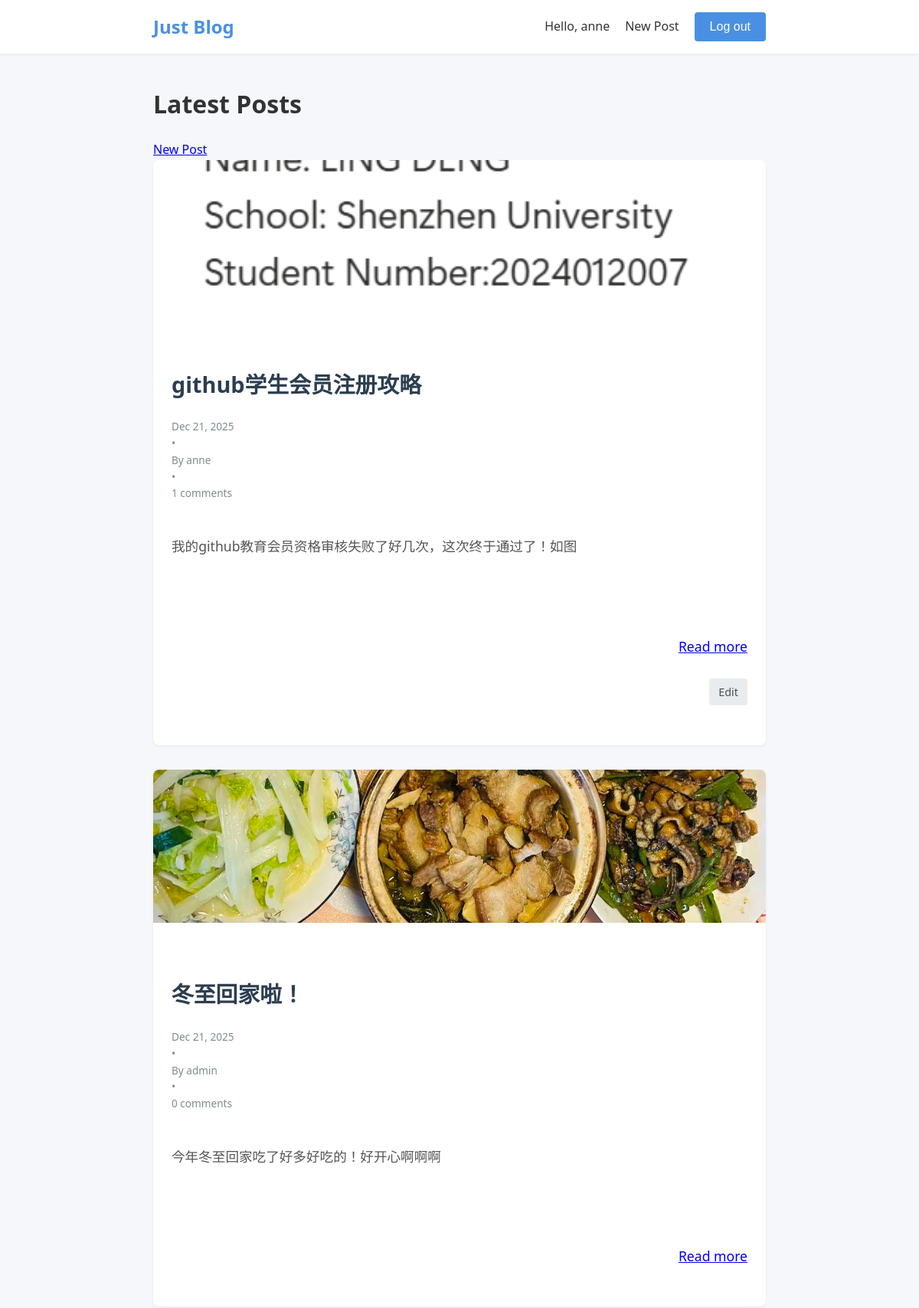
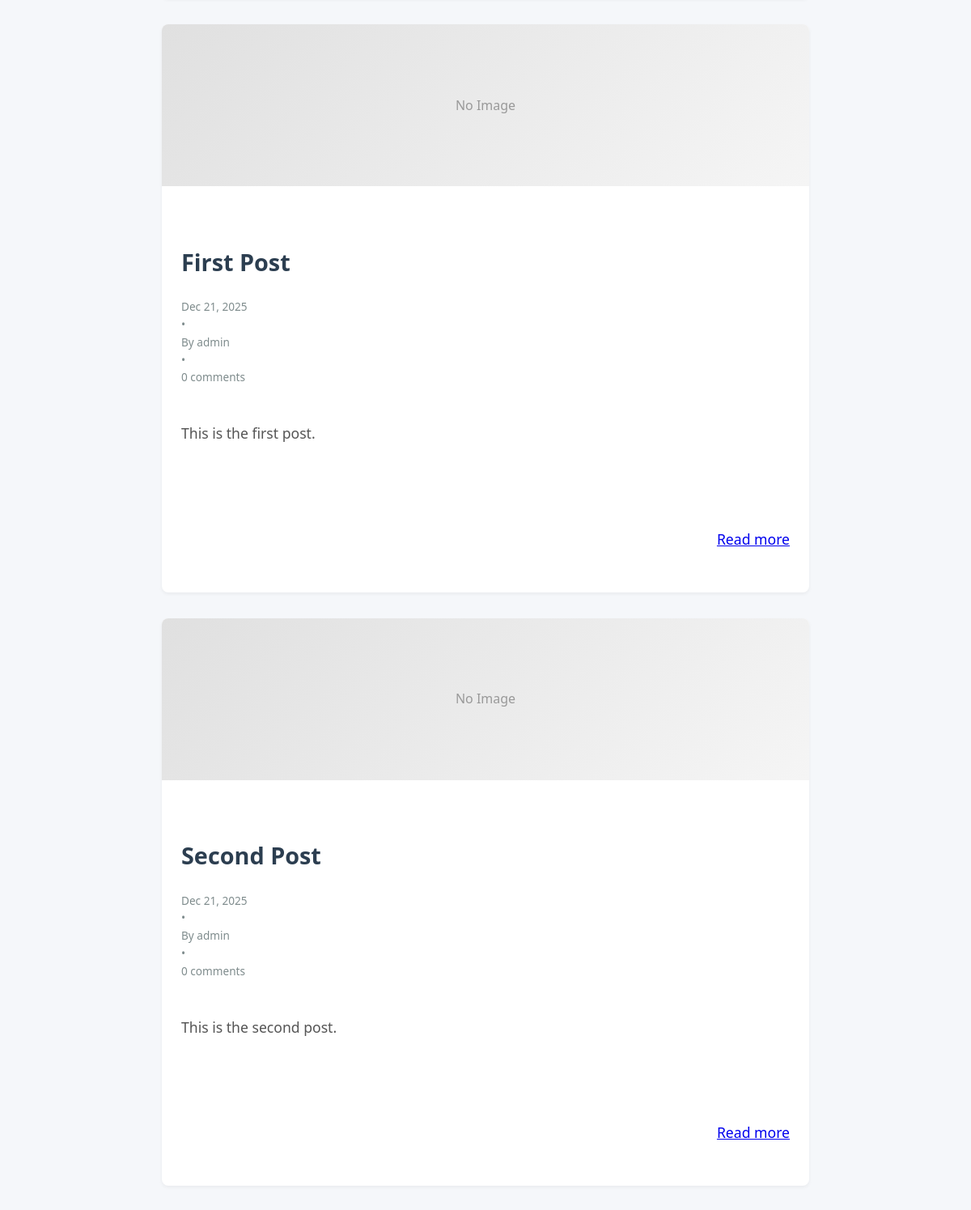
Screenshot of / (signed in, upper part) with the database file from the repository (2 pictures, top to bottom).
### blogs/models.py (models this page shows, shortened)
class BlogPost(models.Model):
    title = models.CharField(max_length=200)
    text = models.TextField()
    image = models.ImageField(upload_to='blog_images/', blank=True, null=True)
    date_added = models.DateTimeField(auto_now_add=True)
    owner = models.ForeignKey(User, on_delete=models.CASCADE)

### blogs/views.py (the view)
# urls.py: path('', views.index, name='index'),
def index(request):
    posts = BlogPost.objects.order_by('-date_added')
    context = {'posts': posts}
    return render(request, 'blogs/index.html', context)

### blogs/templates/blogs/index.html (shortened to what this page needs)
{% extends "blogs/base.html" %}
{% block content %}
<div class="header-actions">
    <h1>Latest Posts</h1>
    {% if user.is_authenticated %}
        <a href="{% url 'blogs:new_post' %}" class="btn btn-primary">New Post</a>
    {% endif %}
</div>
<div class="post-grid">
    {% for post in posts %}
        <article class="post-card">
            {% if post.image %}
                <img src="{{ post.image.url }}" alt="{{ post.title }}" class="post-cover-img">
            {% else %}
                <div class="post-cover-img" style="background: linear-gradient(135deg, #e0e0e0 0%, #f5f5f5 100%); display: flex; align-items: center; justify-content: center; color: #999;">
                    No Image
                </div>
            {% endif %}
            <div class="post-content">
                <h2 class="post-title">
                    <a href="{% url 'blogs:post_detail' post.id %}">{{ post.title }}</a>
                </h2>
                <div class="post-meta">
                    <span>{{ post.date_added|date:'M d, Y' }}</span>
                    &bull;
                    <span>By {{ post.owner.username }}</span>
                    &bull;
                    <span>{{ post.comments.count }} comments</span>
                </div>
                <div class="post-excerpt">
                    {{ post.text|truncatewords:20 }}
                </div>
                <div class="post-actions">
                    <a href="{% url 'blogs:post_detail' post.id %}" class="read-more">Read more</a>
                    {% if user == post.owner %}
                        <a href="{% url 'blogs:edit_post' post.id %}" class="btn-edit">Edit</a>
                    {% endif %}
                </div>
            </div>
        </article>
    {% endfor %}
</div>
{% endblock content %}

### blogs/templates/blogs/base.html (shortened to what this page needs)
{% load static %}
<!DOCTYPE html>
<html lang="en">
<head>
    <link rel="stylesheet" href="{% static 'blogs/style.css' %}">
</head>
<body>
    <header>
        <nav>
            <a href="{% url 'blogs:index' %}" class="logo">Just Blog</a>
            <div class="nav-links">
                {% if user.is_authenticated %}
                    <span>Hello, {{ user.username }}</span>
                    <a href="{% url 'blogs:new_post' %}">New Post</a>
                    <form action="{% url 'logout' %}" method="post" style="display:inline;">
                        <button type="submit" class="btn-logout">Log out</button>
                    </form>
                {% else %}
                    <a href="{% url 'login' %}">Log in</a>
                    <a href="{% url 'blogs:register' %}">Register</a>
                {% endif %}
            </div>
        </nav>
    </header>
    <main>
        {% block content %}{% endblock content %}
    </main>
</body>
</html>

### blogs/static/blogs/style.css (style rules this page uses)
:root { --primary-color: #4a90e2; --secondary-color: #f5f7fa; --text-color: #333; --light-text: #666; --white: #ffffff; --shadow: 0 4px 6px rgba(0, 0, 0, 0.1); --radius: 8px; --transition: all 0.3s ease; }
body { font-family: 'Segoe UI', Tahoma, Geneva, Verdana, sans-serif; background-color: var(--secondary-color); color: var(--text-color); margin: 0; padding: 0; line-height: 1.6; }
header { background-color: var(--white); box-shadow: 0 2px 4px rgba(0,0,0,0.05); padding: 1rem 0; position: sticky; top: 0; z-index: 1000; }
nav { max-width: 800px; margin: 0 auto; padding: 0 20px; display: flex; justify-content: space-between; align-items: center; }
.logo { font-size: 1.5rem; font-weight: bold; color: var(--primary-color); text-decoration: none; }
.nav-links { display: flex; align-items: center; gap: 20px; }
.nav-links a { text-decoration: none; color: var(--text-color); font-weight: 500; transition: var(--transition); }
.btn-logout { background: none; border: 1px solid var(--primary-color); color: var(--primary-color); padding: 5px 15px; border-radius: 20px; cursor: pointer; font-size: 0.9rem; transition: var(--transition); }
main { max-width: 800px; margin: 40px auto; padding: 0 20px; }
.post-card { background-color: var(--white); border-radius: var(--radius); padding: 30px; margin-bottom: 30px; box-shadow: var(--shadow); transition: var(--transition); border-left: 4px solid transparent; }
.post-title { margin: 0; font-size: 1.8rem; color: #2c3e50; }
.post-title a { color: #2c3e50; text-decoration: none; }
.post-meta { font-size: 0.85rem; color: #7f8c8d; margin-bottom: 1rem; }
.post-content { font-size: 1.1rem; color: #444; white-space: pre-line; padding: 1.5rem; flex-grow: 1; display: flex; flex-direction: column; }
.post-excerpt { color: #555; line-height: 1.6; margin-bottom: 1.5rem; flex-grow: 1; }
.post-actions { margin-top: 20px; text-align: right; }
.btn-edit { display: inline-block; padding: 6px 12px; background-color: #e9ecef; color: #495057; text-decoration: none; border-radius: 4px; font-size: 0.9rem; transition: var(--transition); }
button[type="submit"] { background-color: var(--primary-color); color: var(--white); border: none; padding: 10px 20px; border-radius: 4px; cursor: pointer; font-size: 1rem; transition: var(--transition); }
.post-grid { display: grid; grid-template-columns: repeat(auto-fill, minmax(400px, 1fr)); gap: 2rem; }
.post-card { background: white; border-radius: 8px; box-shadow: 0 2px 4px rgba(0,0,0,0.05); padding: 0; transition: transform 0.2s, box-shadow 0.2s; border-left: none; overflow: hidden; display: flex; flex-direction: column; height: 100%; }
.post-cover-img { width: 100%; height: 200px; object-fit: cover; background-color: #eee; }

### rows the page displays
BlogPost: image (picture), title "github学生会员注册攻略", date_added "Dec 21, 2025", owner.username "anne", comments.count "1", text "我的github教育会员资格审核失败了好几次，这次终于通过了！如图", shows "Edit"
BlogPost: image (picture), title "冬至回家啦！", date_added "Dec 21, 2025", owner.username "admin", comments.count "0", text "今年冬至回家吃了好多好吃的！好开心啊啊啊"
BlogPost: shows "No Image", title "First Post", date_added "Dec 21, 2025", owner.username "admin", comments.count "0", text "This is the first post."
BlogPost: shows "No Image", title "Second Post", date_added "Dec 21, 2025", owner.username "admin", comments.count "0", text "This is the second post."

### other values shown
{{ user.username }} "anne"
